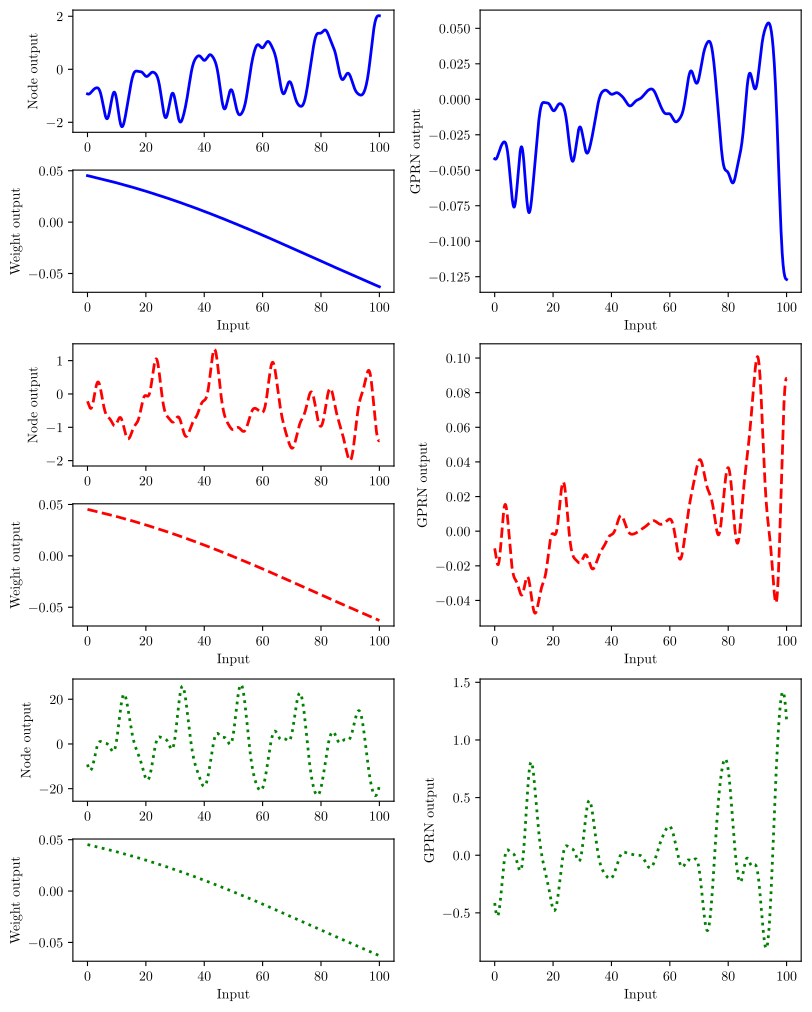

This chart was generated by the following Python code:
import numpy as np
import matplotlib
matplotlib.rcParams.update({
    "pgf.texsystem": "pdflatex",
    'font.family': 'serif',
    'text.usetex': True,
    'pgf.rcfonts': False})
import matplotlib.pylab as plt
plt.close('all')

tstar= np.linspace(0, 100, 1000)
val1 = np.ones_like(tstar)
val1err = 0.1*np.ones_like(tstar)

s=0
lstyle =['solid', 'dashed', 'dotted', 'dashdot']
colors= ['blue', 'red', 'green', 'orange']
linewidth=2

fig = plt.figure(constrained_layout=True, figsize=(8, 10))
axs = fig.subplot_mosaic(
    [
        ['node1','predictive1'],
        ['weight1', 'predictive1'],
        ['node2', 'predictive2'],
        ['weight2', 'predictive2'],
        ['node3', 'predictive3'],
        ['weight3', 'predictive3'],
    ],
)

from gprn.covFunction import SquaredExponential, QuasiPeriodic, Periodic
from gprn.meanFunction import Linear, Constant
from gprn.meanField import inference

GPRN = inference(1, tstar, val1, val1err)
node = [QuasiPeriodic(1, 50, 20, 0.75)]
weight = [SquaredExponential(0.1, 1000)]
mean = [Constant(0)]
jitter = [s]
samples1 = GPRN.sampleIt(node[0], time=tstar)
samples2 = GPRN.sampleIt(weight[0], time=tstar)
axs['predictive1'].set(xlabel='Input', ylabel='GPRN output')
axs['predictive1'].plot(tstar, samples1*samples2, linewidth=linewidth, 
                        linestyle=lstyle[0], color=colors[0])
axs['node1'].set(ylabel='Node output')
axs['node1'].plot(tstar, samples1, linewidth=linewidth, linestyle=lstyle[0], 
                  color=colors[0])
axs['weight1'].set(xlabel='Input', ylabel='Weight output')
axs['weight1'].plot(tstar, samples2, linewidth=linewidth, linestyle=lstyle[0], 
                    color=colors[0])

GPRN = inference(1, tstar, val1, val1err)
weight = [SquaredExponential(1, 1000)]
samples2 = GPRN.sampleIt(weight[0], time=tstar)
axs['predictive2'].set(xlabel='Input', ylabel='GPRN output')
axs['predictive2'].plot(tstar, samples1*samples2, linewidth=linewidth, 
                        linestyle=lstyle[1], color=colors[1])
axs['node2'].set(ylabel='Node output')
axs['node2'].plot(tstar, samples1, linewidth=linewidth, linestyle=lstyle[1], 
                  color=colors[1])
axs['weight2'].set(xlabel='Input', ylabel='Weight output')
axs['weight2'].plot(tstar, samples2, linewidth=linewidth, linestyle=lstyle[1], 
                    color=colors[1])

GPRN = inference(1, tstar, val1, val1err)
weight = [SquaredExponential(10, 1000)]
samples2 = GPRN.sampleIt(weight[0], time=tstar)
axs['predictive3'].set(xlabel='Input', ylabel='GPRN output')
axs['predictive3'].plot(tstar, samples1*samples2, linewidth=linewidth, 
                        linestyle=lstyle[2], color=colors[2])
axs['node3'].set(ylabel='Node output')
axs['node3'].plot(tstar, samples1, linewidth=linewidth, linestyle=lstyle[2], 
                  color=colors[2])
axs['weight3'].set(xlabel='Input', ylabel='Weight output')
axs['weight3'].plot(tstar, samples2, linewidth=linewidth, linestyle=lstyle[2], 
                    color=colors[2])
fig.savefig('samplesGPRN2.pdf', bbox_inches='tight')
# plt.close('all')
